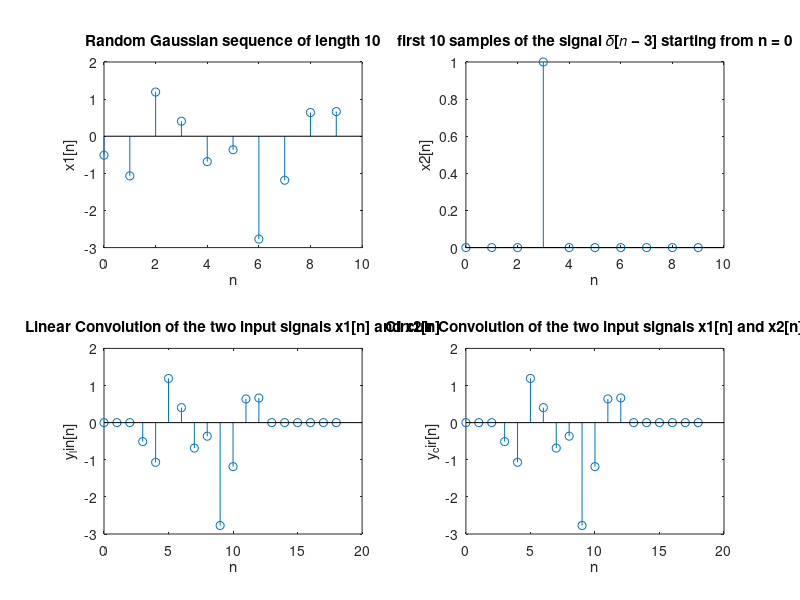

The MATLAB script that drew this image:
% Genaration of Finite Length Sequences:
n = 0:1:9;
x1 = randn(1,10); %Random Gaussian sequence of length 10
x2 = [0 0 0 1 zeros(1,6)]; %first 10 samples of the signal 𝛿[𝑛 − 3] starting from n = 0

%Plotting Input Signals:
subplot(2,2,1);
stem(n,x1);
xlabel('n');
ylabel('x1[n]');
title('Random Gaussian sequence of length 10');
subplot(2,2,2);
stem(n,x2);
xlabel('n');
ylabel('x2[n]');
title('first 10 samples of the signal 𝛿[𝑛 − 3] starting from n = 0');

% Linear and circular Convolutions using inbuilt functions:
y_lin = conv(x1,x2); % Linear Convolution
n1 = 0:length(y_lin)-1;
y_cir = cconv(x1,x2); % circular Convolution
n2 = 0:length(y_cir)-1;

% plotting The Output Signals:
subplot(2,2,3);
stem(n1,y_lin);
xlabel('n');
ylabel('y_lin[n]');
title('Linear Convolution of the two input signals x1[n] and x2[n]');
subplot(2,2,4);
stem(n2,y_cir);
xlabel('n');
ylabel('y_cir[n]');
title('Circulr Convolution of the two input signals x1[n] and x2[n]');
